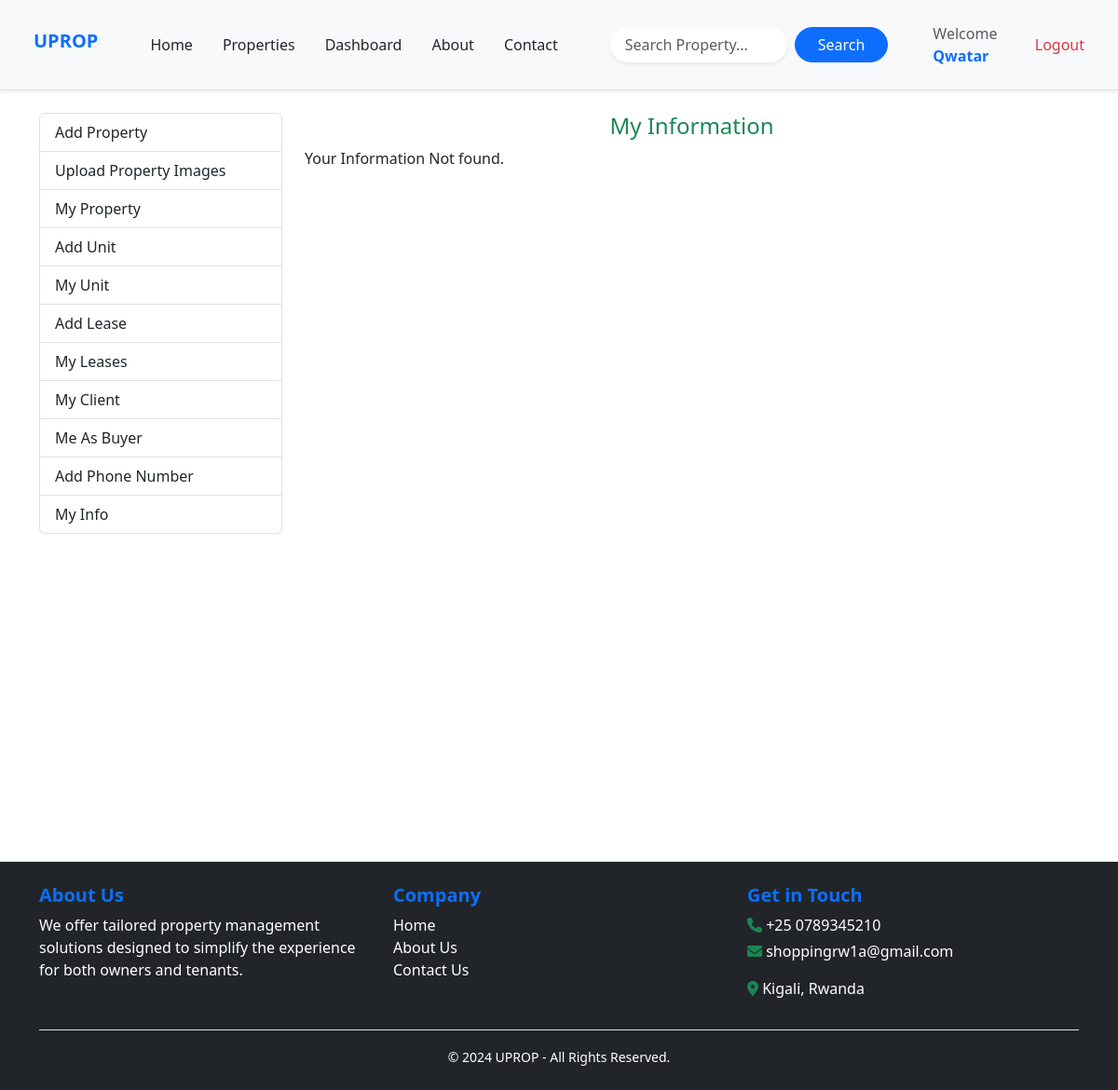
/tenant/list (signed in), run on an earlier commit of the app's database.
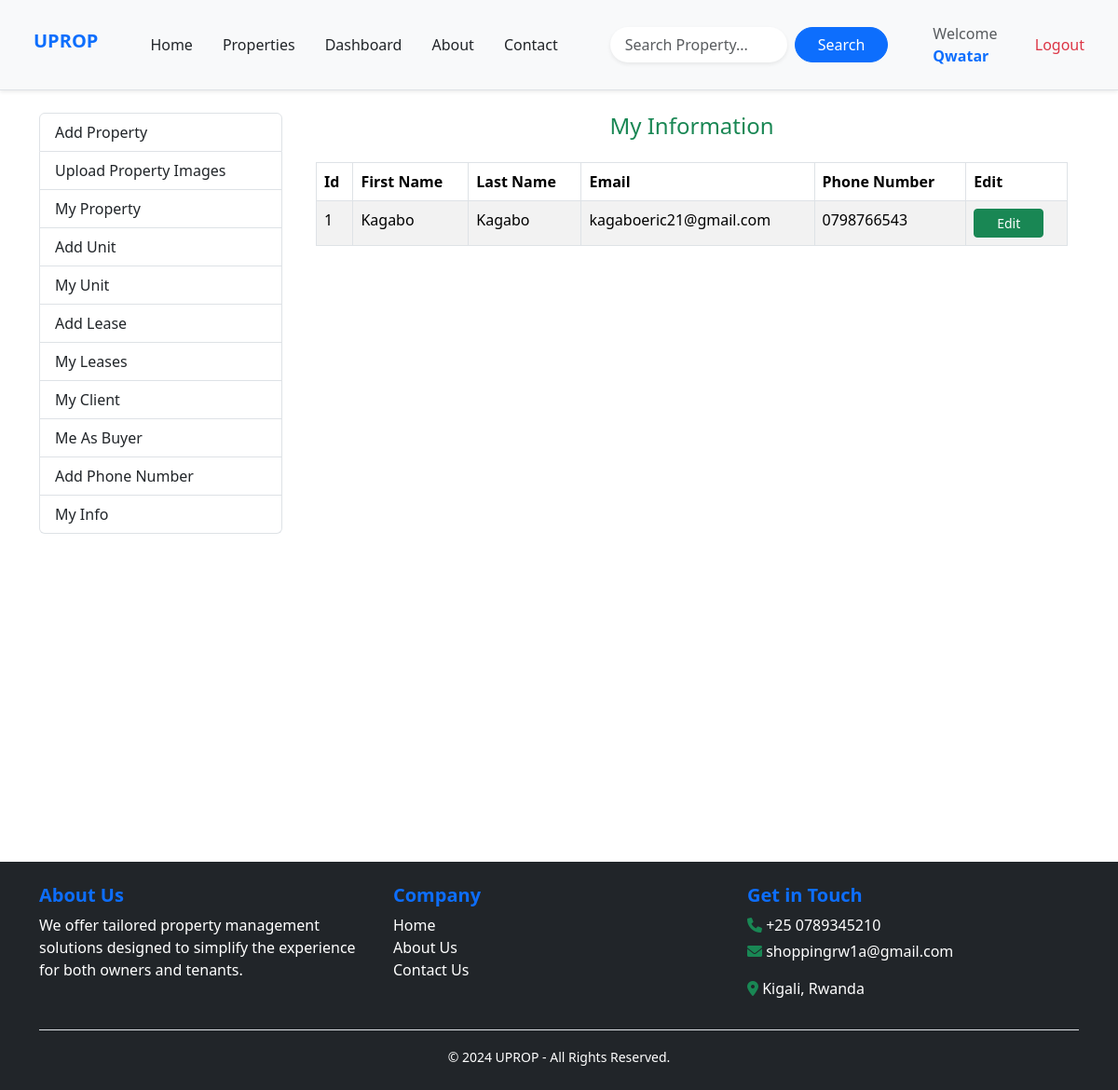
And on a later commit of the database.
### Property_app/models.py (models this page shows, shortened)
class Tenant (models.Model):
    user = models.ForeignKey(User, related_name='tenant', on_delete=models.CASCADE, null=True)
    phone_number = models.CharField(max_length=15)

### Property_app/views.py (the view)
# urls.py: path('tenant/list',views.get_info_for_user,name='get_info_for_user'),
def get_info_for_user(request):
    tenants = Tenant.objects.filter(user=request.user)
    return render(request, 'tenants/myInfo.html', {'tenants': tenants})

### templates/tenants/myInfo.html
{% extends 'dashboard.html' %}
{% block dashboard_content %}
  <h4 class="text-center text-success">My Information</h4>
  {% if tenants %}
  <div class="container mt-4">
    <table class="table table-bordered table-striped">
      <thead>
        <tr>
          <th>Id</th>
          <th>First Name</th>
          <th>Last Name</th>
          <th>Email</th>
          <th>Phone Number</th>
          <th>Edit</th>
        </tr>
      </thead>
      <tbody>
        {% for tenant in tenants %}
          <tr>
            <td>{{ forloop.counter }}</td>
            <td>{{ tenant.user.first_name }}</td>
            <td>{{ tenant.user.last_name }}</td>
            <td>{{ tenant.user.email }}</td>
            <td>{{ tenant.phone_number }}</td>
            <td>
              <a href="{% url 'get_single_tenant' pk=tenant.pk %}" class="btn btn-success px-4 btn-sm">Edit</a>
            </td>
          </tr>
        {% endfor %}
      </tbody>
    </table>
  </div>
  {% else %}
    <p>Your Information Not found.</p>
  {% endif %}
{% endblock %}

What changed in the data, as far as the page shows it:
now on this page (row edited): Tenant: user.first_name "Kagabo", user.last_name "Kagabo", user.email "kagaboeric21@gmail.com", phone_number "0798766543"
Also different on the page:
text no longer shown: "Your Information Not found."
text now shown: "Id First Name Last Name Email Phone Number Edit"
